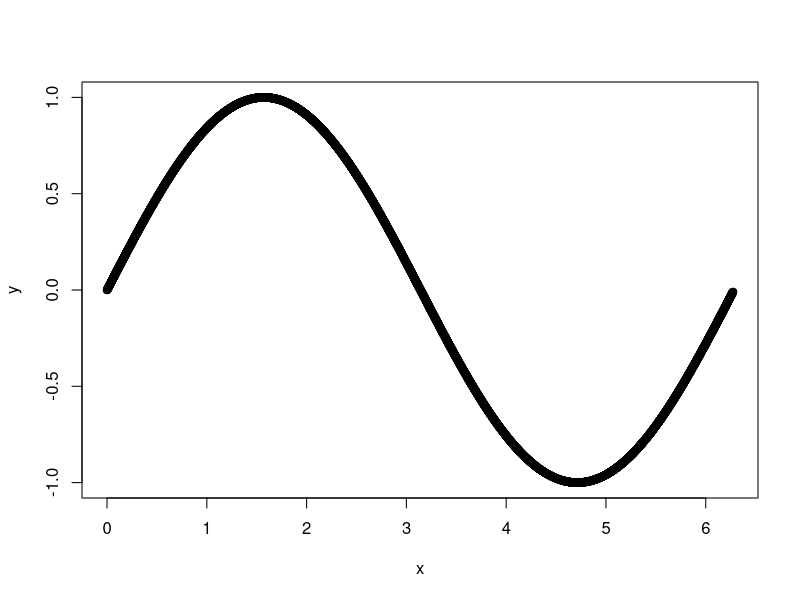

Here is the R script that generated this plot:
#trapezoidal sum coding setup

#raw data 
samp_rate<-1000
data_step<-1/samp_rate #how big a timestep you have in the data
x<-seq(0,2*pi-0.01,data_step)
y<-sin(x)

plot(x,y)

fake_data<-data.frame(x,y)

## calculate trap sum:

#define the step value:
# range_x <- last(fake_data$x)- first(fake_data$x)
# n=100  #number of trapezoids

#multiplier:
multiplier<-5
step_x <- multiplier * data_step #must be a multiple of the data step rate

#make an array of all of the x values 
all_x<-fake_data$x[seq(multiplier,length(fake_data$x),multiplier)]
all_y<-fake_data$y[seq(multiplier,length(fake_data$y),multiplier)]

#calc all areas :

#empty array for the areas: 
areas<-vector(mode="numeric",length=length(all_x)-1)

for (i in 2:(length(all_x))){
  
  #get the two values of y 
  base1=all_y[i-1]
  base2=all_y[i]
  
  #value of x is always the same, step_x
  
  #calculate the area:
  area = 1/2 * (base1 + base2) * step_x #trapezoidal area formula
  
  #store it in the array
  area->areas[i-1]
  
}

sum(areas)
